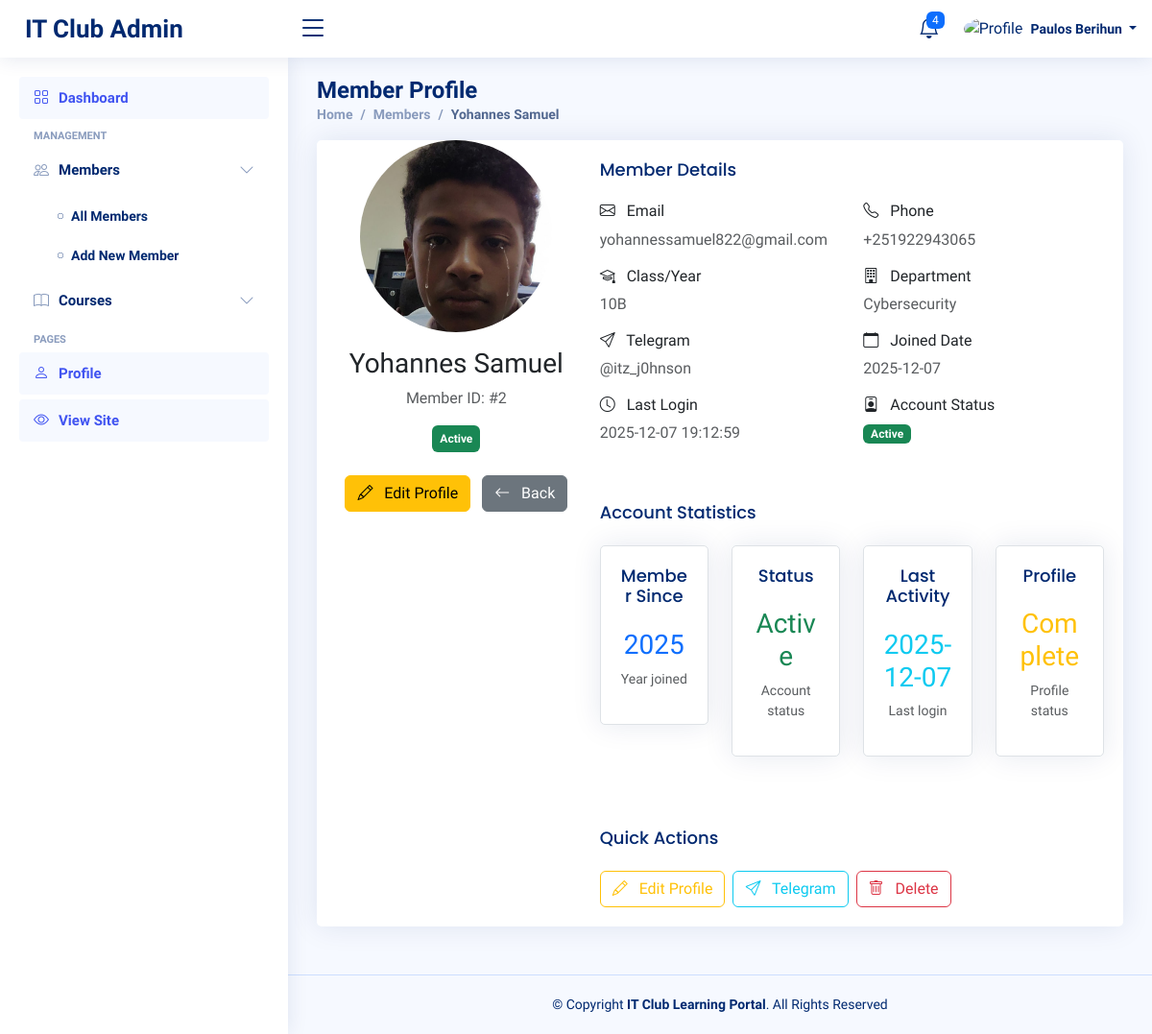
The page /admin/members/view/2 (signed in) on the database its author committed.
### tables this page shows
CREATE TABLE members (
        id INTEGER PRIMARY KEY AUTOINCREMENT,
        full_name TEXT NOT NULL,
        class_name TEXT,
        email TEXT UNIQUE NOT NULL,
        password TEXT NOT NULL,
        phone_number TEXT,
        telegram_username TEXT,
        department TEXT,
        profile_picture TEXT,
        status TEXT DEFAULT 'active',
        created_at TIMESTAMP DEFAULT CURRENT_TIMESTAMP,
        last_login TIMESTAMP
    );

### app.py (the view)
@app.route('/admin/members/view/<int:member_id>')
@admin_required
def view_member(member_id):
    db = get_db()
    member_row = db.execute('SELECT * FROM members WHERE id = ?', (member_id,)).fetchone()
    member = row_to_dict(member_row)
    if member:
        member['profile_picture'] = resolve_media_path(member.get('profile_picture'))
        member.setdefault('full_name', '')
        member.setdefault('created_at', None)
    return render_template('admin/view_member.html', member=member)

### templates/admin/view_member.html (shortened to what this page needs)
<!DOCTYPE html>
<html lang="en">
<head>
  <link href="{{ url_for('static', filename='vendor/bootstrap/css/bootstrap.min.css') }}" rel="stylesheet">
  <link href="{{ url_for('static', filename='vendor/bootstrap-icons/bootstrap-icons.css') }}" rel="stylesheet">
  <link href="{{ url_for('static', filename='vendor/boxicons/css/boxicons.min.css') }}" rel="stylesheet">
  <link rel="stylesheet" href="https://cdn.jsdelivr.net/npm/bootstrap-icons@1.10.5/font/bootstrap-icons.css">
  <link rel="stylesheet" href="https://cdnjs.cloudflare.com/ajax/libs/boxicons/2.1.4/css/boxicons.min.css">
  <link rel="stylesheet" href="https://cdn.jsdelivr.net/npm/remixicon@2.5.0/fonts/remixicon.css">
  <link href="{{ url_for('static', filename='css/style.css') }}" rel="stylesheet">
</head>
<body>
  <header id="header" class="header fixed-top d-flex align-items-center">
    <div class="d-flex align-items-center justify-content-between">
      <a href="{{ url_for('admin_dashboard') }}" class="logo d-flex align-items-center">
        <span class="d-none d-lg-block">IT Club Admin</span>
      </a>
      <i class="bi bi-list toggle-sidebar-btn"></i>
    </div>
    <nav class="header-nav ms-auto">
      <ul class="d-flex align-items-center">
        <li class="nav-item dropdown">
          <a class="nav-link nav-icon" href="#" data-bs-toggle="dropdown">
            <i class="bi bi-bell"></i>
            <span class="badge bg-primary badge-number">4</span>
          </a>
        </li>
        <li class="nav-item dropdown pe-3">
          <a class="nav-link nav-profile d-flex align-items-center pe-0" href="#" data-bs-toggle="dropdown">
            <img src="{{ (admin.profile_picture if admin and admin.profile_picture else url_for('static', filename='img/profile-img.jpg')) }}" alt="Profile" class="rounded-circle">
            <span class="d-none d-md-block dropdown-toggle ps-2">
              {{ session.get('admin_name', 'Admin') }}
            </span>
          </a>
        </li>
      </ul>
    </nav>
  </header>
  <aside id="sidebar" class="sidebar">
    <ul class="sidebar-nav" id="sidebar-nav">
      <li class="nav-item">
        <a class="nav-link" href="{{ url_for('admin_dashboard') }}">
          <i class="bi bi-grid"></i><span>Dashboard</span>
        </a>
      </li>
      <li class="nav-heading">Management</li>
      <li class="nav-item">
        <a class="nav-link collapsed" data-bs-target="#members-nav" data-bs-toggle="collapse" href="#">
          <i class="bi bi-people"></i><span>Members</span><i class="bi bi-chevron-down ms-auto"></i>
        </a>
        <ul id="members-nav" class="nav-content collapse show" data-bs-parent="#sidebar-nav">
          <li><a href="{{ url_for('admin_members') }}"><i class="bi bi-circle"></i><span>All Members</span></a></li>
          <li><a href="{{ url_for('add_members') }}"><i class="bi bi-circle"></i><span>Add New Member</span></a></li>
        </ul>
      </li>
      <li class="nav-item">
        <a class="nav-link collapsed" data-bs-target="#courses-nav" data-bs-toggle="collapse" href="#">
          <i class="bi bi-book"></i><span>Courses</span><i class="bi bi-chevron-down ms-auto"></i>
        </a>
      </li>
      <li class="nav-heading">Pages</li>
      <li class="nav-item">
        <a class="nav-link" href="{{ url_for('admin_profile') }}">
          <i class="bi bi-person"></i><span>Profile</span>
        </a>
      </li>
      <li class="nav-item">
        <a class="nav-link" href="{{ url_for('index') }}" target="_blank">
          <i class="bi bi-eye"></i><span>View Site</span>
        </a>
      </li>
    </ul>
  </aside>
  <main id="main" class="main">
    <div class="pagetitle">
      <h1>Member Profile</h1>
      <nav>
        <ol class="breadcrumb">
          <li class="breadcrumb-item"><a href="{{ url_for('admin_dashboard') }}">Home</a></li>
          <li class="breadcrumb-item"><a href="{{ url_for('admin_members') }}">Members</a></li>
          <li class="breadcrumb-item active">{{ member.full_name }}</li>
        </ol>
      </nav>
    </div>
    <section class="section">
      <div class="row">
        <div class="col-lg-12">
          <div class="card">
            <div class="card-body">
              <div class="row">
                <div class="col-lg-4">
                  <div class="text-center">
                    {% if member.profile_picture %}
                    <img src="{{ member.profile_picture }}" alt="Profile" class="rounded-circle img-fluid" style="width: 200px; height: 200px; object-fit: cover;">
                    {% else %}
                    <div class="rounded-circle bg-secondary d-flex align-items-center justify-content-center mx-auto" style="width: 200px; height: 200px;">
                      <span class="text-white fw-bold display-3">{{ member.full_name[0]|upper if member.full_name else '?' }}</span>
                    </div>
                    {% endif %}
                    <h3 class="mt-3">{{ member.full_name }}</h3>
                    <p class="text-muted">Member ID: #{{ member.id }}</p>
                    <span class="badge bg-{{ 'success' if member.status == 'active' else 'secondary' }} p-2">
                      {{ member.status|title if member.status else 'N/A' }}
                    </span>
                    <div class="mt-4">
                      <a href="{{ url_for('edit_members', member_id=member.id) }}" class="btn btn-warning">
                        <i class="bi bi-pencil me-2"></i> Edit Profile
                      </a>
                      <a href="{{ url_for('admin_members') }}" class="btn btn-secondary ms-2">
                        <i class="bi bi-arrow-left me-2"></i> Back
                      </a>
                    </div>
                  </div>
                </div>
                <div class="col-lg-8">
                  <h5 class="card-title">Member Details</h5>
                  <div class="row mb-4">
                    <div class="col-md-6">
                      <h6><i class="bi bi-envelope me-2"></i> Email</h6>
                      <p class="text-muted">{{ member.email }}</p>
                    </div>
                    <div class="col-md-6">
                      <h6><i class="bi bi-telephone me-2"></i> Phone</h6>
                      <p class="text-muted">{{ member.phone_number or 'Not provided' }}</p>
                    </div>
                    <div class="col-md-6">
                      <h6><i class="bi bi-mortarboard me-2"></i> Class/Year</h6>
                      <p class="text-muted">{{ member.class_name or 'Not specified' }}</p>
                    </div>
                    <div class="col-md-6">
                      <h6><i class="bi bi-building me-2"></i> Department</h6>
                      <p class="text-muted">{{ member.department or 'Not specified' }}</p>
                    </div>
                    <div class="col-md-6">
                      <h6><i class="bi bi-send me-2"></i> Telegram</h6>
                      <p class="text-muted">
                        {% if member.telegram_username %}
                        @{{ member.telegram_username }}
                        {% else %}
                        Not provided
                        {% endif %}
                      </p>
                    </div>
                    <div class="col-md-6">
                      <h6><i class="bi bi-calendar me-2"></i> Joined Date</h6>
                      <p class="text-muted">{{ member.created_at[:10] if member.created_at else 'N/A' }}</p>
                    </div>
                    <div class="col-md-6">
                      <h6><i class="bi bi-clock me-2"></i> Last Login</h6>
                      <p class="text-muted">
                        {% if member.last_login %}
                        {{ member.last_login[:19] if member.last_login else 'Never logged in' }}
                        {% else %}
                        Never logged in
                        {% endif %}
                      </p>
                    </div>
                    <div class="col-md-6">
                      <h6><i class="bi bi-person-badge me-2"></i> Account Status</h6>
                      <p class="text-muted">
                        <span class="badge bg-{{ 'success' if member.status == 'active' else 'secondary' }}">
                          {{ member.status|title if member.status else 'N/A' }}
                        </span>
                      </p>
                    </div>
                  </div>
                  <h5 class="card-title mt-4">Account Statistics</h5>
                  <div class="row">
                    <div class="col-md-3">
                      <div class="card border">
                        <div class="card-body text-center">
                          <h6 class="card-title">Member Since</h6>
                          <h3 class="text-primary">
                            {% if member.created_at %}
                            {{ member.created_at[:4] }}
                            {% else %}
                            N/A
                            {% endif %}
                          </h3>
                          <p class="text-muted small">Year joined</p>
                        </div>
                      </div>
                    </div>
                    <div class="col-md-3">
                      <div class="card border">
                        <div class="card-body text-center">
                          <h6 class="card-title">Status</h6>
                          <h3 class="text-{{ 'success' if member.status == 'active' else 'secondary' }}">
                            {{ member.status|title if member.status else 'N/A' }}
                          </h3>
                          <p class="text-muted small">Account status</p>
                        </div>
                      </div>
                    </div>
                    <div class="col-md-3">
                      <div class="card border">
                        <div class="card-body text-center">
                          <h6 class="card-title">Last Activity</h6>
                          <h3 class="text-info">
                            {% if member.last_login %}
                            {{ member.last_login[:10] }}
                            {% else %}
                            Never
                            {% endif %}
                          </h3>
                          <p class="text-muted small">Last login</p>
                        </div>
                      </div>
                    </div>
                    <div class="col-md-3">
                      <div class="card border">
                        <div class="card-body text-center">
                          <h6 class="card-title">Profile</h6>
                          <h3 class="text-warning">
                            {% if member.profile_picture %}
                            Complete
                            {% else %}
                            Basic
                            {% endif %}
                          </h3>
                          <p class="text-muted small">Profile status</p>
                        </div>
                      </div>
                    </div>
                  </div>
                  <h5 class="card-title mt-4">Quick Actions</h5>
                  <div class="d-flex flex-wrap gap-2">
                    <a href="{{ url_for('edit_members', member_id=member.id) }}" class="btn btn-outline-warning">
                      <i class="bi bi-pencil me-2"></i> Edit Profile
                    </a>
                    {% if member.telegram_username %}
                    <a href="https://t.me/{{ member.telegram_username }}" target="_blank" class="btn btn-outline-info">
                      <i class="bi bi-send me-2"></i> Telegram
                    </a>
                    {% endif %}
                    <button type="button" class="btn btn-outline-danger" data-bs-toggle="modal" data-bs-target="#deleteModal">
                      <i class="bi bi-trash me-2"></i> Delete
                    </button>
                  </div>
                </div>
              </div>
            </div>
          </div>
        </div>
      </div>
    </section>
  </main>
  <footer id="footer" class="footer">
    <div class="copyright">
      &copy; Copyright <strong><span>IT Club Learning Portal</span></strong>. All Rights Reserved
    </div>
  </footer>
</body>
</html>

### rows shown on the page
members: full_name "Yohannes Samuel", profile_picture (picture), id "2", status "Active", email "yohannessamuel822@gmail.com", phone_number "+251922943065", class_name "10B", department "Cybersecurity", telegram_username "itz_j0hnson", created_at "2025-12-07", last_login "2025-12-07 19:12:59", created_at "2025", last_login "2025-12-07"

### other values the page prints
{{ session.get('admin_name', 'Admin') }} "Paulos Berihun"
